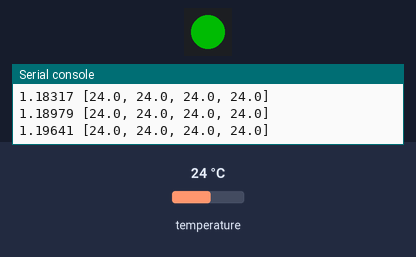
The program below on a simulated CircuitPython board. On the bench: 1 RGB LEDs in strip order, left to right, the last lines printed to the serial console. The test bench sets the inputs (shaded band); at power-on: temperature 24 °C. Dim RGB values are drawn brighter than linear.

Above: at 1.2 s.
1.3 s: temperature set to 12 °C
At 1.9 s:
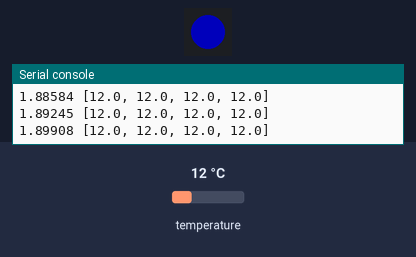
2.8 s: temperature set to 19 °C
At 4.0 s:
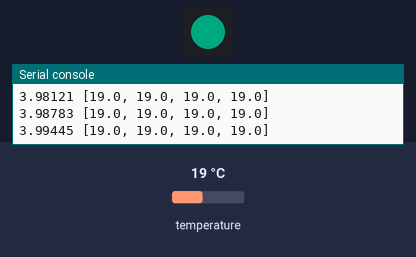
4.3 s: temperature set to 33 °C
At 5.3 s:
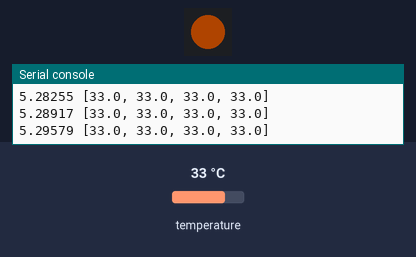
5.8 s: temperature set to 41 °C
At 6.5 s:
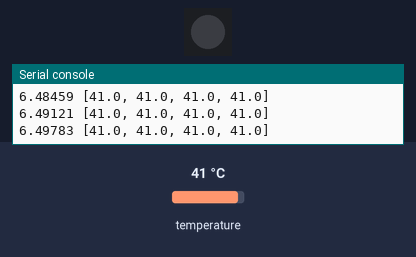
Timing chart, 0 to 8.3 s (numbered marks = the images above; inputs shaded):
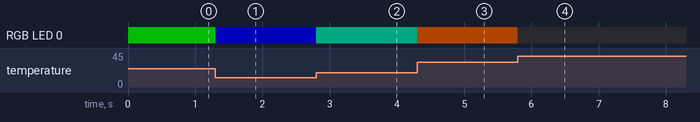

The program:

code-console.py
```python
##
## This CircuitPython code is designed for the Adafruit Feather M0 & M4.
## It fetches data from the Capable Robot Components SenseTemp
## RTD Wing and prints temperatures (in C) it to the debug console.
##
## Temperature data is emitted at approximately 3 Hz.
##
## SenseTemp : https://www.crowdsupply.com/capable-robot-components/sensetemp
##

## CircuitPython Imports
import digitalio
import busio

import board
import time

import neopixel

## Local Imports
import adafruit_max31865 as max31865

RTD_NOMINAL   = 1000.0  ## Resistance of RTD at 0C
RTD_REFERENCE = 4300.0  ## Value of reference resistor on PCB

spi = busio.SPI(board.SCK, MOSI=board.MOSI, MISO=board.MISO)

## Create SPI Chip Select pins
cs1  = digitalio.DigitalInOut(board.D10)
cs2  = digitalio.DigitalInOut(board.D9)
cs3  = digitalio.DigitalInOut(board.D6)
cs4  = digitalio.DigitalInOut(board.D5)
css  = [cs1, cs2, cs3, cs4]

sensors = []
pixel = False

## Create array for the RTD sensors on the SenseTemp Wing
for cs in css:
    cs.switch_to_output(digitalio.DriveMode.PUSH_PULL)

    sensors.append(
        max31865.MAX31865(
            spi, cs,
            wires        = 4,
            rtd_nominal  = RTD_NOMINAL,
            ref_resistor = RTD_REFERENCE
        )
    )

boot_time = time.monotonic()

if hasattr(board, 'NEOPIXEL'):
    led = neopixel.NeoPixel(board.NEOPIXEL, 1)
    led.brightness = 0.3
    pixel = True

def wheel(pos):
    # Input a value 0 to 255 to get a color value.
    # The colours are a transition r - g - b - back to r.
    if pos < 0:
        return 0, 0, 0

    if pos > 255:
        return 255, 0, 0

    if pos < 85:
        return int(255 - pos * 3), int(pos * 3), 0

    if pos < 170:
        pos -= 85
        return 0, int(255 - pos * 3), int(pos * 3)

    pos -= 170
    return int(pos * 3), 0, int(255 - (pos * 3))


while True:
    data = [sensor.temperature for sensor in sensors]
    print(time.monotonic() - boot_time, data)

    if pixel:
        # Scale and reverse colors so that high temperatures (30C) -> red color
        color = 255 - data[0]*7
        led.fill(wheel(int(color)))
```

Measured:
- after the input at 1.3 s, RGB LED 0: RGB(0, 74, 1) → RGB(0, 0, 75) at once
- after the input at 2.8 s, RGB LED 0: RGB(0, 0, 75) → RGB(0, 43, 33) at once
- after the input at 4.3 s, RGB LED 0: RGB(0, 43, 33) → RGB(54, 21, 0) at once
- after the input at 5.8 s, RGB LED 0: RGB(54, 21, 0) → off at once
